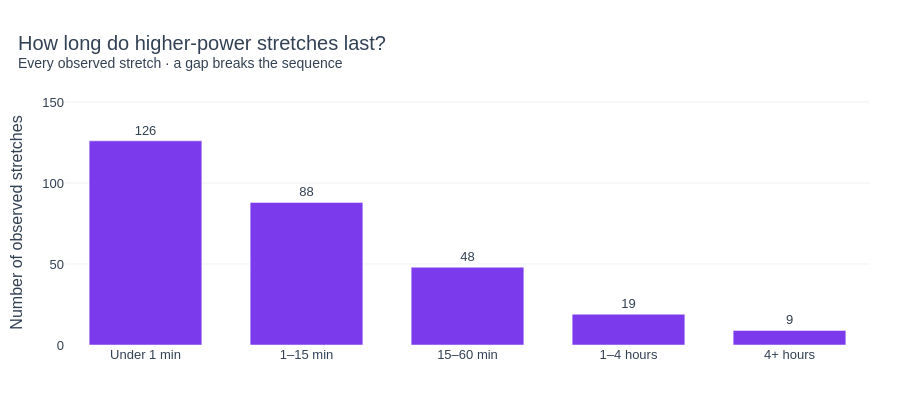

The notebook cell this image was saved under:
### Code cell
minutes = runs["duration_hours"] * 60
run_counts = [int((minutes < 1).sum()), int(((minutes >= 1) & (minutes < 15)).sum()),
              int(((minutes >= 15) & (minutes < 60)).sum()), int(((minutes >= 60) & (minutes < 240)).sum()),
              int((minutes >= 240).sum())]
labels = ["Under 1 min", "1–15 min", "15–60 min", "1–4 hours", "4+ hours"]
fig_runs = go.Figure(go.Bar(x=labels, y=run_counts, marker_color=PURPLE,
                           text=run_counts, textposition="outside"))
fig_runs.update_yaxes(title="Number of observed stretches", rangemode="tozero")
fig_runs.update_layout(showlegend=False)
polish(fig_runs, "How long do higher-power stretches last?", "Every observed stretch · a gap breaks the sequence")
short_share = 100 * sum(run_counts[:3]) / runs.height if runs.height else None
report(f"There were **{runs.height:,} higher-power stretches**; **{number(short_share, 1)}% lasted under one hour**.\nThese are electrical patterns, not proven production batches. They provide a starting point for checking which jobs could be moved.")

### Figure 1 — Plotly figure (JSON) as saved in the notebook; plotly's stock layout.template omitted (floating-point values rounded to 4 significant figures)
{"data": [{"cliponaxis": false, "marker": {"color": "#7c3aed"}, "text": ["126", "88", "48", "19", "9"], "textposition": "outside", "type": "bar", "x": ["Under 1 min", "1–15 min", "15–60 min", "1–4 hours", "4+ hours"], "y": [126, 88, 48, 19, 9]}], "layout": {"bargap": 0.3, "font": {"color": "#334155", "family": "Arial", "size": 13}, "height": 410, "hoverlabel": {"bgcolor": "white"}, "legend": {"orientation": "h", "x": 0, "y": 1.01, "yanchor": "bottom"}, "margin": {"b": 65, "l": 65, "r": 30, "t": 100}, "paper_bgcolor": "white", "plot_bgcolor": "white", "showlegend": false, "title": {"font": {"size": 20}, "text": "How long do higher-power stretches last?<br><sup>Every observed stretch · a gap breaks the sequence</sup>", "x": 0.02}, "xaxis": {"automargin": true, "showgrid": false, "zeroline": false}, "yaxis": {"automargin": true, "gridcolor": "#eef2f7", "range": [0, 151.2], "rangemode": "tozero", "title": {"text": "Number of observed stretches"}, "zeroline": false}}}
